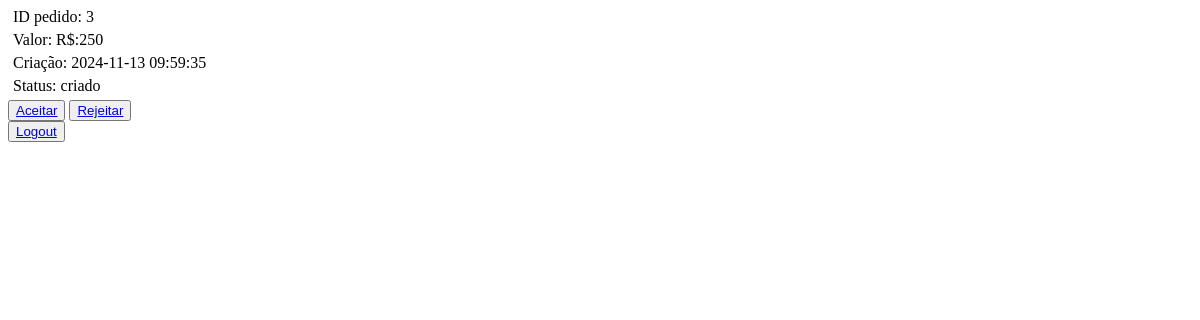
Before: /restaurante (signed in) with the older database file.
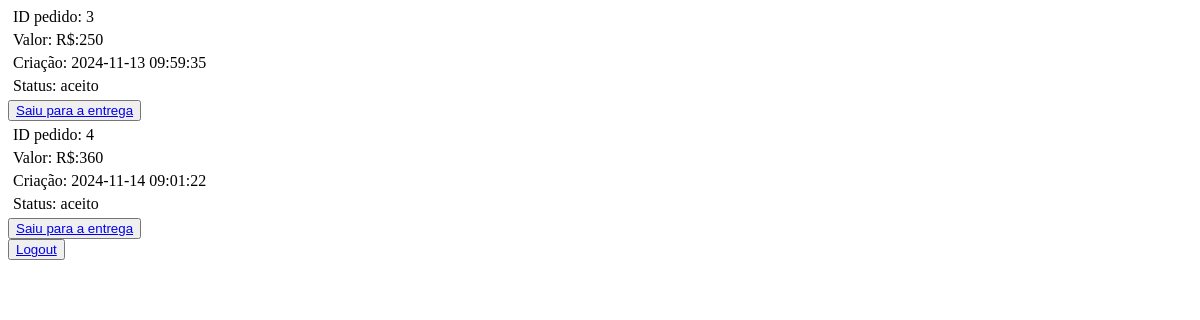
After: the same page with the newer database file.
### tables this page shows
CREATE TABLE venda(
                            pk_venda INTEGER PRIMARY KEY NOT NULL,
                            valor NUMERIC CHECK (valor > 0) NOT NULL,
                            pk_usuario INTEGER REFERENCES usuario NOT NULL,
                            pk_restaurante INTEGER REFERENCES restaurante NOT NULL,
                            criacao DATE DEFAULT(datetime('now', 'localtime')),
                            status VARCHAR(50) DEFAULT "criado"
                            );

### main.py (the view)
@app.route('/restaurante', methods=['GET','POST'])
def restaurante():
    if session.get('login') == None or session['login'] == False:
        session['login'] = False
        return render_template("index.jinja",login = session['login'])
    vendas = database.consulta_pedidos(session['pk'])
    pedidos = []
    for venda in vendas:
        if venda[4] != "cancelado" or venda[4] == "entregue":
            pedido = {
                        "pk": venda[0],
                        "valor": venda[1],
                        "pk_usuario": venda[2],
                        "criacao": venda[3],
                        "status": venda[4]
                    }
            pedidos.append(pedido)
    session['pedidos'] = pedidos
    return render_template("restaurante.jinja",nome = session['nome'],pedidos = session['pedidos'])

### database/database.py (called while the page is built)
    def consulta_pedidos(self,pk_restaurante):
        sql = f'SELECT pk_venda,valor,pk_usuario,criacao,status FROM venda WHERE pk_restaurante = ?;'
        result = self.conexao.execute(sql,(pk_restaurante,))
        return result.fetchall()

### templates/restaurante.jinja (shortened to what this page needs)
<!DOCTYPE html>
<html lang="pt-BR">
  <head>
    <link rel="stylesheet" href="{{ url_for('static',filename='styles/restaurante.css') }}" >
  </head>
  <body>
    {% if pedidos[0] is none %}
      <p>Nenhum pedido</p>
    {% else %}
      {% for pedido in pedidos%}
       <div class="pedidos">
        <p>ID pedido: {{ pedido["pk"] }}</p>
        <p>Valor: R$:{{ pedido["valor"] }}</p>
        <p>Criação: {{ pedido["criacao"] }}</p>
        <p>Status: {{ pedido["status"] }}</p>
        {% if pedido["status"] == "criado" %}
          <button><a href="{{ url_for('aceitar', pk=pedido['pk']) }}">Aceitar</a></button>
          <button><a href="{{ url_for('rejeitar', pk=pedido['pk']) }}">Rejeitar</a></button>
        {% elif pedido["status"] == "aceito" %}
          <button><a href="{{ url_for('entrega', pk=pedido['pk']) }}">Saiu para a entrega</a></button>
        {% elif pedido["status" == "saiu para a entrega"]%}
          <button><a href="{{ url_for('entregue', pk=pedido['pk']) }}">Entregue</a></button>
        {% endif %}
       </div>
      {% endfor %}
    {% endif %}
    <button><a href="{{ url_for('logout') }}">Logout</a></button>
  </body>
</html>

### static/styles/restaurante.css (style rules this page uses)
.pedidos p { margin: 5px; }

Changed rows visible on the page:
changed venda (number 1 of 2 on the later page): status "criado" → "aceito"; status "Aceitar Rejeitar" → "Saiu para a entrega"
added venda: pk "4", valor "360", criacao "2024-11-14 09:01:22", status "aceito"
